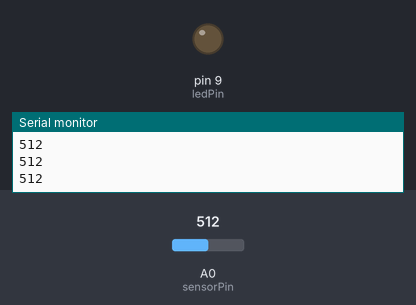
The sketch below on a simulated Arduino Uno, built with avr-gcc and run on an emulated ATmega328P. Shown: output pins drawn as LEDs (lit = HIGH), the last lines printed to the serial monitor. Inputs (shaded band) come from the test bench; at power-on: A0 (sensorPin) = 512.

Above: at 1.2 s.
1.3 s: A0 (sensorPin) set to 410
2.8 s: A0 (sensorPin) set to 392
At 3.4 s:
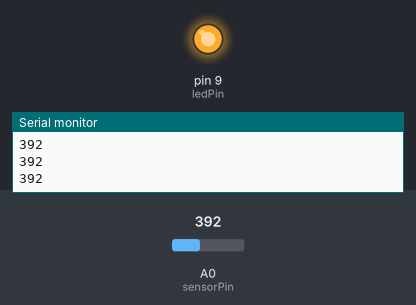
4.3 s: A0 (sensorPin) set to 511
At 4.7 s:
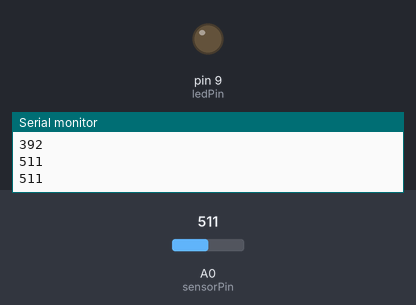
5.9 s: A0 (sensorPin) set to 390
At 7.2 s:
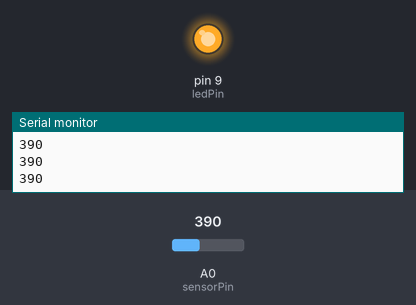
Timing chart, 0 to 8.5 s (numbered marks = the images above; inputs shaded):
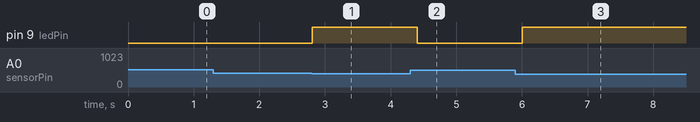

The sketch:

night-lamp-detector.ino
```cpp
int sensorPin = A0;
int ledPin = 9;

int threshold = 400;

void setup() {
  pinMode(ledPin, OUTPUT);
  Serial.begin(9600);
}

void loop() {

  int lightValue = analogRead(sensorPin);

  Serial.println(lightValue);

  if (lightValue < threshold) {
    digitalWrite(ledPin, HIGH);
  }
  else {
    digitalWrite(ledPin, LOW);
  }

  delay(200);
}
```

Measured:
- the behaviour switches between 400 and 399 on A0 (sensorPin) (found by bisection; images 0 and 1)
- after the input at 2.8 s, pin 9 (ledPin): LOW → HIGH at once
- after the input at 4.3 s, pin 9 (ledPin): HIGH → LOW after 0.11 s
- after the input at 5.9 s, pin 9 (ledPin): LOW → HIGH after 0.11 s
